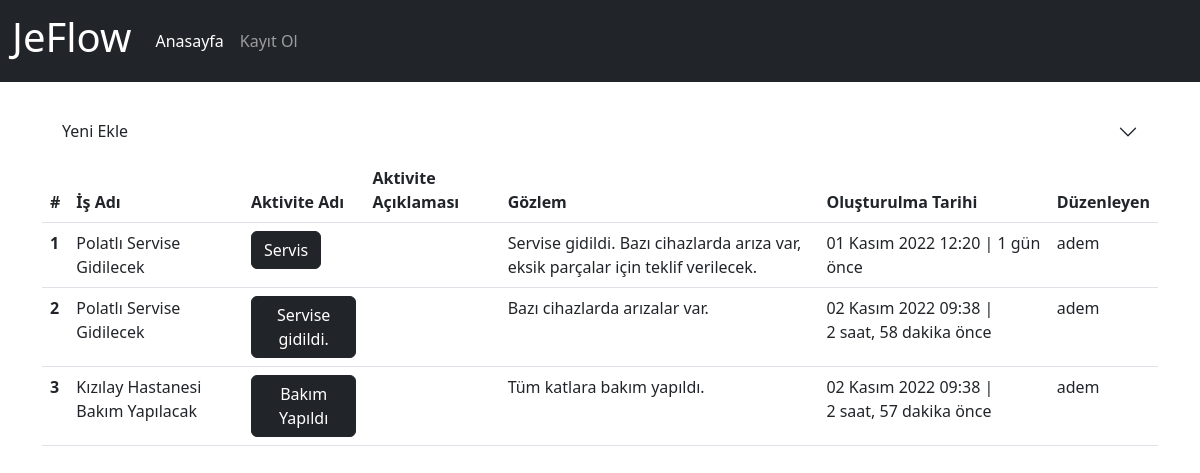
/activity/, run on an earlier commit of the app's database.
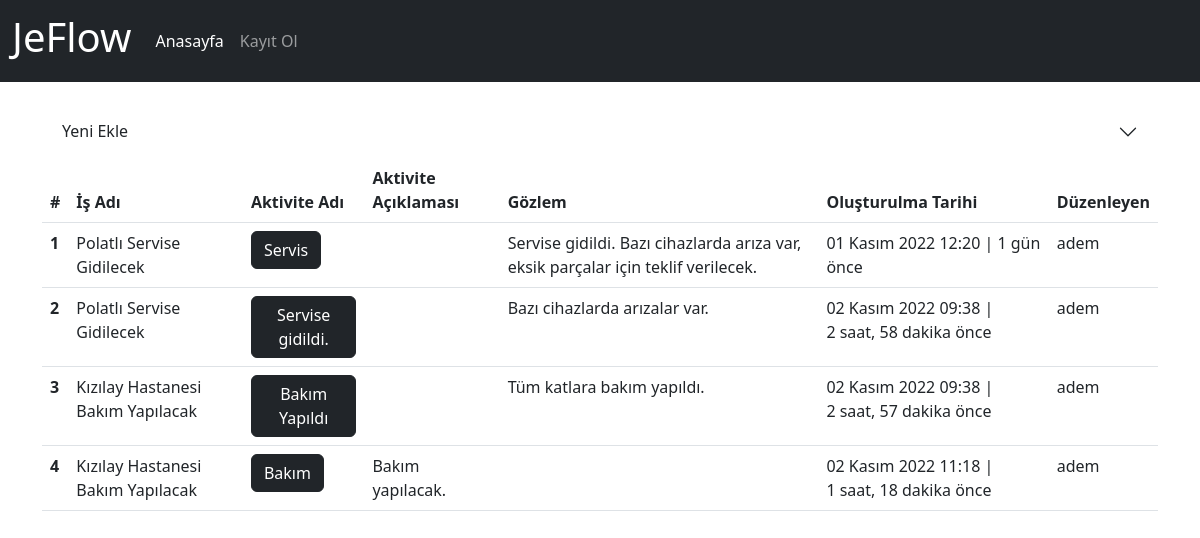
And on a later commit of the database.
### app/models.py (models this page shows, shortened)
class Activity(models.Model):
    process=models.ForeignKey(Process,on_delete=models.CASCADE,verbose_name='İş Adı')
    name=models.CharField(max_length=500,verbose_name='Aktivite Adı')
    description=models.TextField(verbose_name='Aktivite Açıklaması', blank=True,null=True)
    observation=models.TextField(verbose_name='Gözlem', blank=True,null=True)
    created_date=models.DateTimeField(auto_now_add=True, verbose_name='Oluşturulma Tarihi')
    user=models.ForeignKey(User,on_delete=models.CASCADE,verbose_name='Kullanıcı', blank=True, null=True)
    class Meta:
        verbose_name="Aktive"
        verbose_name_plural='Aktiviteler'

class Process(models.Model):
    category=models.ForeignKey(Category,on_delete=models.CASCADE,verbose_name='Kategori')
    name=models.CharField(max_length=500,verbose_name='İş Akış Adı')
    description=models.TextField(verbose_name='İş Akış Açıklaması', blank=True, null=True)
    state=models.CharField(max_length=100,verbose_name='Durumu', blank=True, null=True)
    created_date=models.DateTimeField(auto_now_add=True, verbose_name='Oluşturulma Tarihi')
    user=models.ForeignKey(User,on_delete=models.CASCADE,verbose_name='Kullanıcı', blank=True, null=True)
    def __str__(self):
        return self.name # + ' - ' + self.created_date.strftime("%d.%m.%Y, %H:%M:%S")
    class Meta:
        verbose_name="İş Akışı"
        verbose_name_plural='İş Akışları'

### app/views.py (the view, shortened to what this page needs)
# urls.py: path('activity/',views.activity,name='activity'),
def activity(request):
    activity_form=ActivityForm()
    activities = Activity.objects.order_by('created_date')
    context = {
        'activity_form':activity_form,
        'activities': activities
    }
    return render(request, 'app/activity.html', context)

### templates/app/activity.html (shortened to what this page needs)
{% extends 'layout.html' %}
{% load humanize %}
{% block content %}
{% load crispy_forms_tags %}
<div class="row">
    <div class="accordion accordion-flush" id="accordionFlush">
        <div class="accordion-item">
            <h2 class="accordion-header" id="flush-headingOne">
                <button class="accordion-button collapsed" type="button" data-bs-toggle="collapse"
                    data-bs-target="#flush-collapseOne" aria-expanded="false" aria-controls="flush-collapseOne">
                    Yeni Ekle
                </button>
            </h2>
        </div>
    </div>
</div>
<div class="row">
    <div class="col-md-12">
        {% if activities %}
        <table class="table table-hover">
            <thead>
                <tr>
                    <th scope="col">#</th>
                    <th scope="col">İş Adı</th>
                    <th scope="col">Aktivite Adı</th>
                    <th scope="col">Aktivite Açıklaması</th>
                    <th scope="col">Gözlem</th>
                    <th scope="col">Oluşturulma Tarihi</th>
                    <th scope="col">Düzenleyen</th>
                </tr>
            </thead>
            <tbody>
                {% for activity in activities %}
                <tr>
                    <th scope="row">{{ activity.id }}</th>
                    <td>{{ activity.process }}</td>
                    <td><a href="{% url 'activity_detail' activity.id %}" class="btn btn-dark">{{ activity.name }}</a></td>
                    <td>{{ activity.description }}</td>
                    <td>{{ activity.observation }}</td>
                    <td>{{ activity.created_date }} | {{ activity.created_date | timesince}} önce</td>
                    <td>{{ activity.user }}</td>
                </tr>
                {% endfor %}
            </tbody>
        </table>
        {% else %}
        <div class="alert alert-warning">
            <p>Aktivite bulunamadı.</p>
        </div>
        {% endif %}
    </div>
</div>
{% endblock %}

What changed in the data, as far as the page shows it:
added Activity: id "4", process "Kızılay Hastanesi Bakım Yapılacak", name "Bakım", description "Bakım yapılacak.", created_date "02 Kasım 2022 11:18", created_date "1 saat, 18 dakika", user "adem"
